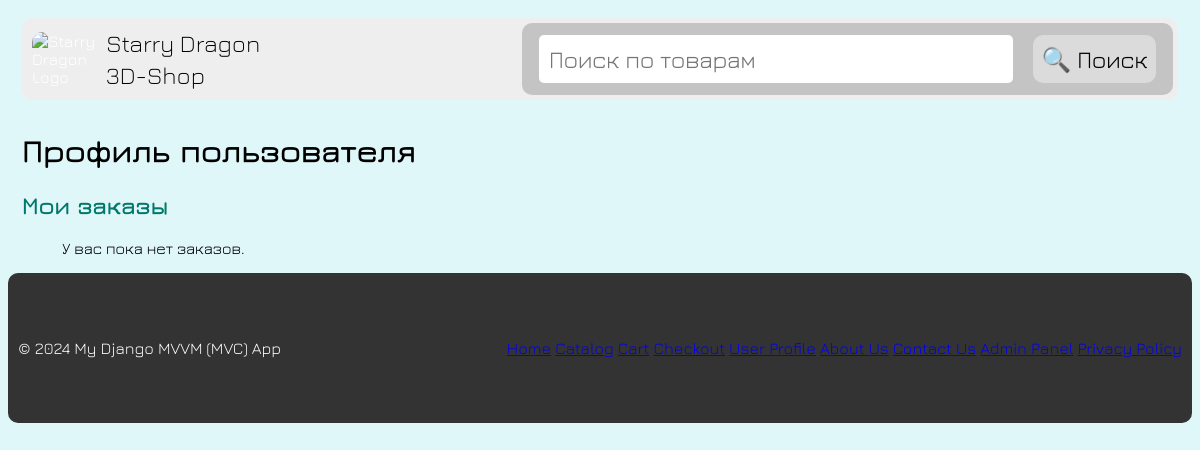
The app's page /profile/ (signed in), older data.
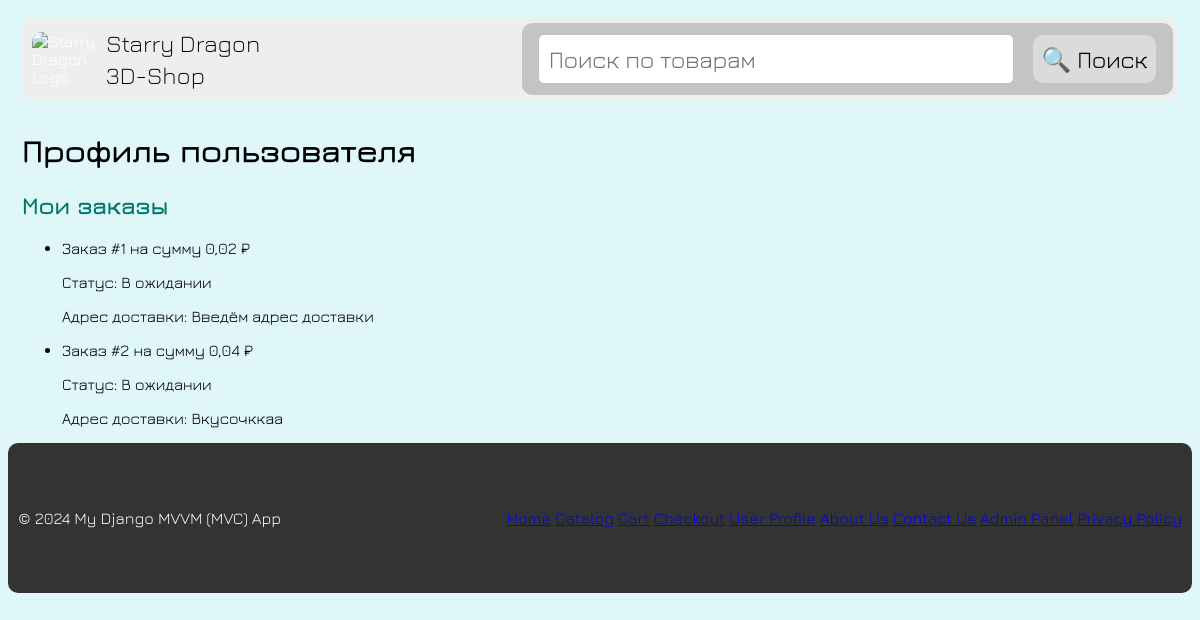
The same page, newer data.
### Shop3DModels/models.py (models this page shows, shortened)
class Order(models.Model):
    user = models.ForeignKey(User, on_delete=models.CASCADE, verbose_name="Пользователь")
    total_price = models.DecimalField(verbose_name="Общая стоимость", max_digits=10, decimal_places=2)
    created_at = models.DateTimeField(auto_now_add=True, verbose_name="Дата заказа")
    updated_at = models.DateTimeField(auto_now=True, verbose_name="Дата обновления")
    status = models.CharField(
        max_length=50,
        verbose_name="Статус заказа",
        choices=[("pending", "В ожидании"), ("completed", "Завершён"), ("canceled", "Отменён")],
        default="pending",
    )
    delivery_address = models.TextField(verbose_name="Адрес доставки")
    class Meta:
        verbose_name = "Заказ"
        verbose_name_plural = "Заказы"

### Shop3DModels/views.py (the view)
# urls.py: path('profile/', UserProfileView.as_view(), name='user_profile'),                         # Профиль пользователя
class UserProfileView(TemplateView):
    template_name = 'user_profile.html'
    def get_context_data(self, **kwargs):
        context = super().get_context_data(**kwargs)
        context['orders'] = Order.objects.filter(user=self.request.user)
        return context

### Shop3DModels/templates/user_profile.html (shortened to what this page needs)
{% extends 'base.html' %}
{% load static %}
{% block extra_css %}
<link rel="stylesheet" href="{% static 'css/user_profile.css' %}">
{% endblock %}
{% block content %}
<h1>Профиль пользователя</h1>
<h2>Мои заказы</h2>
<ul>
    {% for order in orders %}
    <li>
        Заказ #{{ order.id }} на сумму {{ order.total_price }} ₽
        <p>Статус: {{ order.get_status_display }}</p>
        <p>Адрес доставки: {{ order.delivery_address }}</p>
    </li>
    {% empty %}
    <p>У вас пока нет заказов.</p>
    {% endfor %}
</ul>
{% endblock %}

### Shop3DModels/templates/base.html (shortened to what this page needs)
<!DOCTYPE html>
{% load static %}
<html lang="{{ param_lang }}">
<head>
    <link rel="stylesheet" href="{% static 'css/base.css' %}">
    {% block extra_css %}{% endblock %}
</head>
<body>
    <header>
        <div class="header-block-1">
            <img src="../static/images/starry_dragon.png" alt="Starry Dragon Logo" />
            <h1>Starry Dragon <br> 3D-Shop</h1>
        </div>
        <div class="header-block-2">
            <label>
                    <input type="text" placeholder="Поиск по товарам" />
            </label>
            <a href="">🔍 Поиск</a>
        </div>
    </header>
    <main>
        {% block content %}{% endblock %}
    </main>
    <footer>
        <p>&copy; 2024 My Django MVVM (MVC) App</p>
            <nav>
                <a href="{% url 'home' %}">Home</a>
                <a href="{% url 'catalog' %}">Catalog</a>
                <a href="{% url 'card' %}">Cart</a>
                <a href="{% url 'checkout' %}">Checkout</a>
                <a href="{% url 'user_profile' %}">User Profile</a>
                <a href="{% url 'about_us' %}">About Us</a>
                <a href="{% url 'contact_us' %}">Contact Us</a>
                <a href="{% url 'admin_panel' %}">Admin Panel</a>
                <a href="{% url 'privacy_policy' %}">Privacy Policy</a>
            </nav>
    </footer>
</body>
</html>

### Shop3DModels/static/css/base.css (style rules this page uses)
:root { --global-color-element: rgb(0, 147, 194); --global-background-color-element: white; --global-side-background-color-element: rgba(0, 147, 194, 30%); --header-background-color: rgb(238, 238, 238); --header-block-2-background-color: rgb(196, 196, 196); --header-color-button: rgb(220, 219, 219);; --header-color-border-button: rgb(120, 119, 119); --header-color-button-hover: rgb(120, 119, 119); --header-color-border-button-hover: rgb(0, 147, 194); --header-color-button-active: rgb(150, 150, 150); --header-color-border-button-active: rgb(2, 67, 151); --footer-background-color: #333; }
body { font-family: "Jura", serif; display: flex; flex-direction: column; background-color: var(--global-background-color-element); }
header { display: flex; justify-content: space-between; margin: 10px 14px; padding: 0; color: #fff; border-radius: 10px; background-color: var(--header-background-color); }
.header-block-1 { display: flex; align-items: center; color: #fff; border-radius: 10px; padding-right: 10px; }
.header-block-1 img { width: 64px; height: auto; margin: 10px; display: inline-block; vertical-align: middle; border-radius: 10px; }
.header-block-1 h1 { color: rgb(0, 0, 0); font-size: 24px; font-weight: 300; line-height: 32px; letter-spacing: 0; text-align: left; margin-bottom: 0; margin-top: 0; }
.header-block-2 { display: flex; align-items: center; background-color: var(--header-block-2-background-color); border-radius: 10px; padding: 12px 17px; margin: 5px; }
.header-block-2 label input { font-family: "Jura", serif; border: 0 #ccc; border-radius: 5px; padding: 5px 10px; font-size: 24px; width: 454px; height: 38px; }
.header-block-2 a { display: flex; justify-content: center; align-items: center; margin-left: 20px; width: 123px; height: 48px; border-radius: 10px; background: var(--header-color-button); text-decoration: none; font-size: 24px; color: black; }
main { flex-grow: 1; padding: 0 14px; }
footer { background-color: var(--footer-background-color); text-align: center; bottom: 0; display: flex; justify-content: space-between; align-items: center; padding: 50px 10px; color: #fff; border-radius: 10px; }

### Shop3DModels/static/css/user_profile.css (style rules this page uses)
body { background-color: #e0f7fa; }
:root { --global-color-element: rgb(0, 194, 178); }
h2 { color: #00796b; }

Row changes from the older to the newer data that the page shows:
added Order: id "1", total_price "0,02", status "В ожидании", delivery_address "Введём адрес доставки"
added Order: id "2", total_price "0,04", status "В ожидании", delivery_address "Вкусочккаа"
Text that changed along with them:
text no longer shown: "У вас пока нет заказов."
